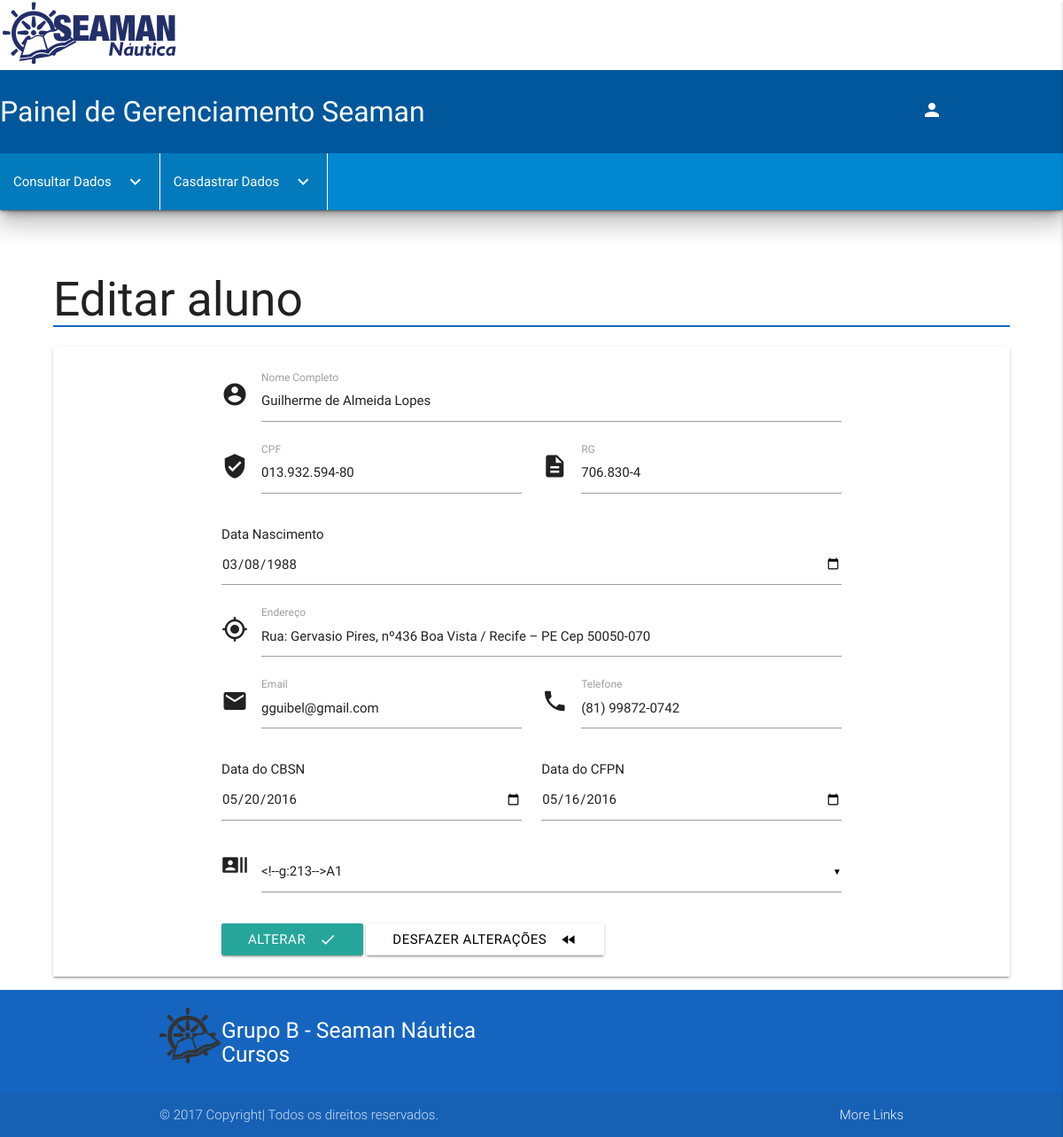
Page /admin.php?pg=editar&id=013.932.594-80 (signed in) on the committed database.
### tables this page shows
CREATE TABLE `aluno` (
  `CPF` varchar(14) NOT NULL,
  `telefone` varchar(15) NOT NULL,
  `dataNasci` varchar(10) NOT NULL,
  `unidade` int(11) NOT NULL,
  `email` varchar(50) NOT NULL,
  `rg` varchar(20) NOT NULL,
  `nome` varchar(150) NOT NULL,
  `endereco` varchar(250) NOT NULL,
  `dataCFPN` varchar(10) NOT NULL,
  `dataCBSN` varchar(10) NOT NULL,
  `turma` int(20) NOT NULL
);

### pages/editar.php (the view, shortened to what this page needs)
<h2 style="border-bottom: 2px solid #1565c0;">Editar aluno</h2>
<?php
$pegaId = $_GET['id'];
$selecionaPostsEditar = mysqli_query($link,"SELECT * FROM aluno WHERE cpf = '$pegaId' LIMIT 1");
$linha = mysqli_fetch_array($selecionaPostsEditar);
?>
<?php
$dia = date("d");
$mes = date("m");
$ano = date("Y");
?>
<div class="row card-panel">
	<div class="container">
		<form method="post" enctype="multipart/form-data">
			<div class="input-field col l12">
				<i class="material-icons prefix">account_circle</i>
				<input type="text" name="nome" id="nome" class="validate" value="<?php echo $linha['nome']; ?>">
				<label for="name">Nome Completo</label>
			</div>
			<div class="input-field col l6">
				<i class="material-icons prefix">verified_user</i>
				<input type="text" name="cpf" onkeypress="mascara(this, mcpf)"  maxlength="14" value="<?php echo $linha['CPF']; ?>" class="validate" required/>
				<label for="password">CPF</label>
			</div>
			<div class="input-field col l6">
				<i class="material-icons prefix">description</i>
				<input type="text" name="rg" onkeypress="mascara(this, mrg)" maxlength="17"  value="<?php echo $linha['rg']; ?>" class="validate" required>
				<label for="password">RG</label>
			</div>
			<div class="input-field col s12">
				<?php
				$dataFormatada = trim($linha['dataNasci']);
				if(!empty($dataFormatada)){
					$dataFormatada = date("Y-m-d", strtotime($dataFormatada));} ?>
					<span>Data Nascimento</span>
					<input type="date" name="dataNasc" id="datansc" max="<?php echo $ano.'-'.$mes.'-'.$dia; ?>" value="<?php echo $dataFormatada; ?>" class="validate" required>
				</div>
				<div class="input-field col l12">
					<i class="material-icons prefix">my_location</i>
					<input type="text" name="endereco"  value="<?php echo $linha['endereco']; ?>" class="validate" required>
					<label for="name">Endere&ccedil;o</label>
				</div>
				<div class="input-field col s6">
					<i class="material-icons prefix">email</i>
					<input type="email" name="email" id="email" class="validate" required value="<?php echo $linha['email']; ?>" >
					<label for="email" data-error="formato do e-mail inv&aacute;lido" data-success="formato do e-mail v&aacute;lido">Email</label>
				</div>
				<div class="input-field col s6">
					<i class="material-icons prefix">phone</i>
					<input type="tel" name="telefone" onkeypress="mascara(this, mtel)" maxlength="15" value="<?php echo $linha['telefone']; ?>"  id="tel" class="validate" required>
					<label>Telefone</label>
				</div>
				<div class="input-field col s6">
					<?php
					$dataFormatada = trim($linha['dataCBSN']);
					if(!empty($dataFormatada)){
						$dataFormatada = date("Y-m-d", strtotime($dataFormatada));} ?>
						<span>Data do CBSN</span>
						<input type="date" name="dataCbsn" max="<?php echo $ano.'-'.$mes.'-'.$dia; ?>" value="<?php echo $dataFormatada; ?>" >
					</div>
					<div class="input-field col s6">
						<?php
						$dataFormatada = trim($linha['dataCFPN']);
						if(!empty($dataFormatada)){
							$dataFormatada = date("Y-m-d", strtotime($dataFormatada));} ?>
							<span>Data do CFPN</span>
							<input type="date" name="dataCfpn" max="<?php echo $ano.'-'.$mes.'-'.$dia; ?>" value="<?php echo $dataFormatada; ?>" >
						</div>
						<div class="input-field col s12">
							<i class="material-icons prefix">recent_actors</i>
							</div>
							<div class="input-field col l12">
								<button class="btn waves-effect waves-light" type="submit" name="acao" value="cadastrar">Alterar
									<i class="material-icons right">done</i>
								</button>
								<button class="btn waves-effect waves-teal white black-text" type="reset">Desfazer altera&ccedil;&otilde;es
									<i class="material-icons right">fast_rewind</i>
								</button>
							</div>
						</form>
					</div>
				</div>

### rows in the picture
aluno: nome "Guilherme de Almeida Lopes", cpf "013.932.594-80", rg "706.830-4", dataNasc "03/08/1988", endereco "Rua: Gervasio Pires, nº436 Boa Vista / Recife – PE Cep 50050-070", email "gguibel@gmail.com", telefone "(81) 99872-0742", dataCbsn "05/20/2016", dataCfpn "05/16/2016"
